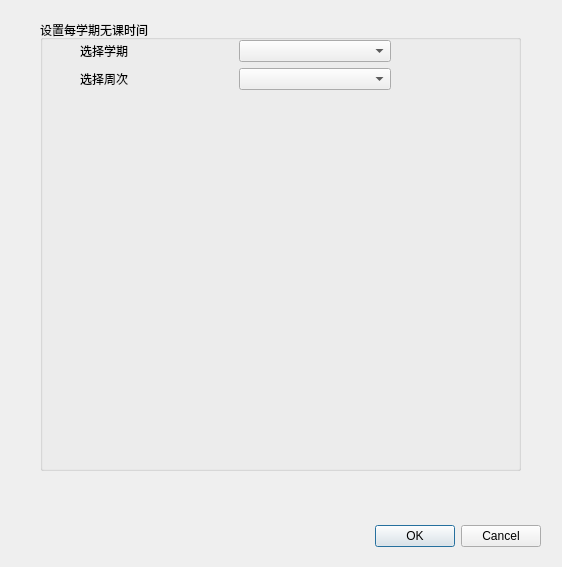
<?xml version="1.0" encoding="UTF-8"?>
<ui version="4.0">
 <class>NoClassTimeDialog</class>
 <widget class="QDialog" name="NoClassTimeDialog">
  <property name="geometry">
   <rect>
    <x>0</x>
    <y>0</y>
    <width>562</width>
    <height>567</height>
   </rect>
  </property>
  <property name="windowTitle">
   <string>Dialog</string>
  </property>
  <widget class="QDialogButtonBox" name="buttonBox">
   <property name="geometry">
    <rect>
     <x>200</x>
     <y>520</y>
     <width>341</width>
     <height>32</height>
    </rect>
   </property>
   <property name="orientation">
    <enum>Qt::Orientation::Horizontal</enum>
   </property>
   <property name="standardButtons">
    <set>QDialogButtonBox::StandardButton::Cancel|QDialogButtonBox::StandardButton::Ok</set>
   </property>
  </widget>
  <widget class="QGroupBox" name="groupBox">
   <property name="geometry">
    <rect>
     <x>40</x>
     <y>20</y>
     <width>481</width>
     <height>451</height>
    </rect>
   </property>
   <property name="title">
    <string>设置每学期无课时间</string>
   </property>
   <widget class="QWidget" name="gridLayoutWidget">
    <property name="geometry">
     <rect>
      <x>10</x>
      <y>80</y>
      <width>431</width>
      <height>351</height>
     </rect>
    </property>
    <layout class="QGridLayout" name="scheduleGridLayout"/>
   </widget>
   <widget class="QWidget" name="">
    <property name="geometry">
     <rect>
      <x>40</x>
      <y>20</y>
      <width>311</width>
      <height>50</height>
     </rect>
    </property>
    <layout class="QGridLayout" name="gridLayout">
     <item row="0" column="0">
      <widget class="QLabel" name="label">
       <property name="text">
        <string>选择学期</string>
       </property>
      </widget>
     </item>
     <item row="0" column="1">
      <widget class="QComboBox" name="comboBox_semester">
       <property name="maxVisibleItems">
        <number>10</number>
       </property>
      </widget>
     </item>
     <item row="1" column="0">
      <widget class="QLabel" name="label_2">
       <property name="text">
        <string>选择周次</string>
       </property>
      </widget>
     </item>
     <item row="1" column="1">
      <widget class="QComboBox" name="comboBox_week">
       <property name="maxVisibleItems">
        <number>500</number>
       </property>
      </widget>
     </item>
    </layout>
   </widget>
  </widget>
 </widget>
 <resources/>
 <connections>
  <connection>
   <sender>buttonBox</sender>
   <signal>accepted()</signal>
   <receiver>NoClassTimeDialog</receiver>
   <slot>accept()</slot>
   <hints>
    <hint type="sourcelabel">
     <x>248</x>
     <y>254</y>
    </hint>
    <hint type="destinationlabel">
     <x>157</x>
     <y>274</y>
    </hint>
   </hints>
  </connection>
  <connection>
   <sender>buttonBox</sender>
   <signal>rejected()</signal>
   <receiver>NoClassTimeDialog</receiver>
   <slot>reject()</slot>
   <hints>
    <hint type="sourcelabel">
     <x>316</x>
     <y>260</y>
    </hint>
    <hint type="destinationlabel">
     <x>286</x>
     <y>274</y>
    </hint>
   </hints>
  </connection>
 </connections>
</ui>
